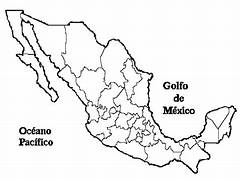
#> input picture Sistemas Inteligentes/Tarea_13/EJEMPLO-ALGORITMOS-GENETICOS/MAPA_MEXICO.jpg, 240 x 180 px, found by its file name
$ python GENERACION_IMAGEN_ALGORITMO_GENETICO_5.py
#> lines starting #> are read from the running program, lines starting #| are printed output that depends on the picture
# -*- coding: utf-8 -*-
"""
Created on Tue Aug  8 11:17:58 2023

@author: Jaime
"""
#==============================================================================
# GENERACIÓN DE IMÁGENES SIMILARES A OTRAS USANDO ALGORITMOS GENÉTICOS

# El código implementa un algoritmo genético para aproximar una imagen objetivo,
# en este caso un mapa de México, mediante la superposición de rectángulos de
# diferentes tamaños, posiciones y colores. El objetivo es hacer que la imagen
# generada por la superposición de estos rectángulos se asemeje lo más posible
# a la imagen objetivo. Inicialmente, se genera una población aleatoria de
# individuos, donde cada individuo representa una configuración de 100
# rectángulos definidos por su posición, tamaño y color. A lo largo de 500
# generaciones, los individuos se evalúan en función de cuán bien su imagen
# generada se aproxima a la imagen objetivo (medido por la diferencia
# cuadrática entre ambas imágenes). Los mejores individuos se seleccionan
# para reproducirse, generando descendencia a través de cruces y mutaciones
# aleatorias. La mejor solución encontrada se actualiza y visualiza
# periódicamente, y al final del proceso, se muestra la imagen generada que
# más se asemeja a la imagen objetivo. Este proceso es una demostración de
# cómo los algoritmos genéticos pueden ser utilizados para resolver problemas
# de optimización en la generación de imágenes.
#==============================================================================

# Cargar librerías
import numpy as np
import matplotlib.pyplot as plt
import matplotlib.patches as patches
from PIL import Image

# Parámetros del problema
num_rectangulos = 100
tamaño_imagen = (100, 100)  # Cambia esto para que coincida con la resolución de tu imagen

# Parámetros del algoritmo genético
tamaño_poblacion = 100
tasa_mutacion = 0.01
num_generaciones = 500

# Funciones auxiliares
def generar_poblacion_inicial():
    # Ahora cada rectángulo tiene una posición (x, y), ancho, alto y un color RGBA
    return np.random.rand(tamaño_poblacion, num_rectangulos, 7)

def calcular_aptitud(individuo, imagen_objetivo):
    imagen = np.zeros_like(imagen_objetivo)
    imagen = agregar_rectangulo(imagen, individuo)  # Pasar el individuo completo
    return -np.sum((imagen - imagen_objetivo)**2)

def seleccionar_mejores(poblacion, aptitudes, num_seleccionados):
    indices = np.argsort(aptitudes)
    return poblacion[indices[-num_seleccionados:]]

def cruzar(padre1, padre2):
    punto_cruce = np.random.randint(num_rectangulos)
    return np.vstack((padre1[:punto_cruce], padre2[punto_cruce:]))

def mutar(individuo):
    for i in range(num_rectangulos):
        if np.random.rand() < tasa_mutacion:
            # Mutamos todos los atributos del rectángulo
            individuo[i] = np.random.rand(7)
    return individuo

def agregar_rectangulo(imagen, individuo):
    fig, ax = plt.subplots(1, figsize=(tamaño_imagen[0] / 80, tamaño_imagen[1] / 80), dpi=80)
    ax.imshow(imagen)
    for rectangulo in individuo:
        x, y, ancho, alto, r, g, b = rectangulo
        color = (r, g, b, 1)  # El último valor es el alpha (transparencia)
        ax.add_patch(patches.Rectangle((x * tamaño_imagen[0], y * tamaño_imagen[1]), ancho * tamaño_imagen[0], alto * tamaño_imagen[1], color=color))
    fig.canvas.draw()
    imagen = np.array(fig.canvas.renderer._renderer)
    plt.close(fig)
    if imagen.shape[-1] == 4:
        imagen = imagen[..., :3]  # Solo utilizamos los tres primeros canales
    return imagen

# Algoritmo genético
imagen_objetivo = Image.open('C:/Users/Asus.S510UNR/Desktop/EJEMPLO-ALGORITMOS-GENETICOS/MAPA_MEXICO.jpg')  # Reemplazar con la ruta a tu imagen
#> imagen_objetivo is the input picture: PIL image 240x180 RGB; min 0, max 255, mean 237.1
imagen_objetivo = imagen_objetivo.resize(tamaño_imagen)
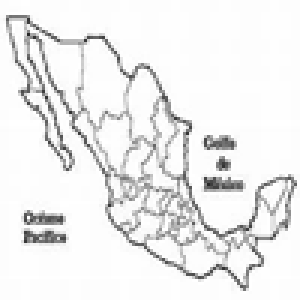
#> imagen_objetivo: PIL image 100x100 RGB (shown 3 times larger); min 39, max 255, mean 236.9
imagen_objetivo = np.array(imagen_objetivo)
poblacion = generar_poblacion_inicial()
mejor = None
mejor_aptitud = -np.inf

for _ in range(num_generaciones):
#> (the run stopped early here; a loop or call above may not have finished)
